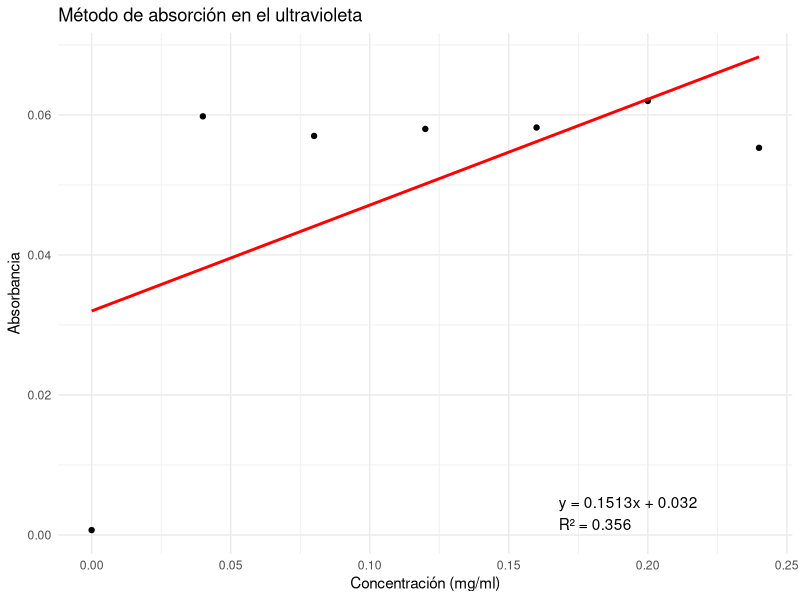

R code for this plot:
# Cargar bibliotecas necesarias
library(ggplot2)

# Datos de volumen y absorbancia

volumenes <- c(0, 0.2, 0.4, 0.6, 0.8, 1.0, 1.2)
absorbancias <- c(0.0007, 0.0598, 0.0570, 0.0580, 0.0582, 0.0620, 0.0553)

# Calcular concentraciones (mg/ml)
concentracion_patron <- 1  # mg/ml
concentraciones <- (volumenes / 5) * concentracion_patron

# Crear dataframe
datos <- data.frame(
  Concentracion = concentraciones,
  Absorbancia = absorbancias
)

# Crear modelo lineal
modelo <- lm(Absorbancia ~ Concentracion, data = datos)

# Obtener coeficientes y R²
pendiente <- coef(modelo)[2]
intercepto <- coef(modelo)[1]
r_cuadrado <- summary(modelo)$r.squared

# Función para crear la ecuación como texto
crear_ecuacion <- function(pendiente, intercepto, r_cuadrado) {
  paste0("y = ", round(pendiente, 4), "x + ", round(intercepto, 4),
         "\nR² = ", round(r_cuadrado, 4))
}

# Crear gráfico con ggplot2
grafico <- ggplot(datos, aes(x = Concentracion, y = Absorbancia)) +
  geom_point() +
  geom_smooth(method = "lm", se = FALSE, color = "red") +
  labs(title = "Método de absorción en el ultravioleta",
       x = "Concentración (mg/ml)",
       y = "Absorbancia") +
  theme_minimal() +
  annotate("text", x = max(concentraciones) * 0.7, y = min(absorbancias),
           label = crear_ecuacion(pendiente, intercepto, r_cuadrado),
           hjust = 0, vjust = 0)

# Mostrar el gráfico
print(grafico)

# Función para calcular concentración a partir de absorbancia
calcular_concentracion <- function(absorbancia) {
  (absorbancia - intercepto) / pendiente
}

# Calcular concentraciones de las muestras problema
absorbancia_7 <- 0.0502
absorbancia_8 <- 0.0582

concentracion_7 <- calcular_concentracion(absorbancia_7)
concentracion_8 <- calcular_concentracion(absorbancia_8)

# Ajustar por el volumen usado (0.5 ml para muestra 7, 1.0 ml para muestra 8)
concentracion_7_ajustada <- concentracion_7 * (5 / 0.5)
concentracion_8_ajustada <- concentracion_8 * (5 / 1.0)

print(paste("Concentración de la muestra 7:", round(concentracion_7_ajustada, 4), "mg/ml"))
print(paste("Concentración de la muestra 8:", round(concentracion_8_ajustada, 4), "mg/ml"))
